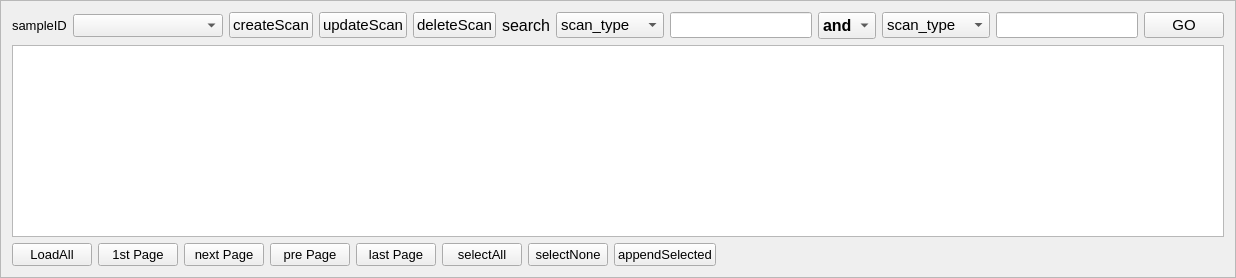
          <widget class="QFrame" name="frame_3">
           <property name="font">
            <font>
             <family>MS Shell Dlg 2</family>
             <pointsize>10</pointsize>
            </font>
           </property>
           <property name="frameShape">
            <enum>QFrame::StyledPanel</enum>
           </property>
           <property name="frameShadow">
            <enum>QFrame::Raised</enum>
           </property>
           <layout class="QVBoxLayout" name="verticalLayout_2">
            <item>
             <layout class="QHBoxLayout" name="horizontalLayout_15">
              <item>
               <widget class="QLabel" name="label_31">
                <property name="font">
                 <font>
                  <family>MS Shell Dlg 2</family>
                  <pointsize>10</pointsize>
                 </font>
                </property>
                <property name="text">
                 <string>sampleID</string>
                </property>
               </widget>
              </item>
              <item>
               <widget class="QComboBox" name="comboBox_sample_ids">
                <property name="minimumSize">
                 <size>
                  <width>150</width>
                  <height>0</height>
                 </size>
                </property>
                <property name="font">
                 <font>
                  <family>MS Shell Dlg 2</family>
                  <pointsize>10</pointsize>
                 </font>
                </property>
               </widget>
              </item>
              <item>
               <widget class="QPushButton" name="pushButton_new_scan">
                <property name="font">
                 <font>
                  <pointsize>11</pointsize>
                 </font>
                </property>
                <property name="text">
                 <string>createScan</string>
                </property>
               </widget>
              </item>
              <item>
               <widget class="QPushButton" name="pushButton_update_scan_info">
                <property name="font">
                 <font>
                  <family>MS Shell Dlg 2</family>
                  <pointsize>11</pointsize>
                 </font>
                </property>
                <property name="text">
                 <string>updateScan</string>
                </property>
               </widget>
              </item>
              <item>
               <widget class="QPushButton" name="pushButton_delete_scan">
                <property name="font">
                 <font>
                  <family>MS Shell Dlg 2</family>
                  <pointsize>11</pointsize>
                 </font>
                </property>
                <property name="text">
                 <string>deleteScan</string>
                </property>
               </widget>
              </item>
              <item>
               <widget class="QLabel" name="label_9">
                <property name="font">
                 <font>
                  <family>MS Shell Dlg 2</family>
                  <pointsize>12</pointsize>
                 </font>
                </property>
                <property name="text">
                 <string>search</string>
                </property>
               </widget>
              </item>
              <item>
               <widget class="QComboBox" name="comboBox_search_field">
                <property name="sizePolicy">
                 <sizepolicy hsizetype="Preferred" vsizetype="Fixed">
                  <horstretch>0</horstretch>
                  <verstretch>0</verstretch>
                 </sizepolicy>
                </property>
                <property name="minimumSize">
                 <size>
                  <width>100</width>
                  <height>0</height>
                 </size>
                </property>
                <property name="font">
                 <font>
                  <family>MS Shell Dlg 2</family>
                  <pointsize>11</pointsize>
                 </font>
                </property>
                <item>
                 <property name="text">
                  <string>scan_type</string>
                 </property>
                </item>
                <item>
                 <property name="text">
                  <string>other_info</string>
                 </property>
                </item>
                <item>
                 <property name="text">
                  <string>status</string>
                 </property>
                </item>
                <item>
                 <property name="text">
                  <string>data_quality</string>
                 </property>
                </item>
               </widget>
              </item>
              <item>
               <widget class="QLineEdit" name="lineEdit_search_item1">
                <property name="minimumSize">
                 <size>
                  <width>100</width>
                  <height>0</height>
                 </size>
                </property>
                <property name="font">
                 <font>
                  <family>MS Shell Dlg 2</family>
                  <pointsize>11</pointsize>
                 </font>
                </property>
               </widget>
              </item>
              <item>
               <widget class="QComboBox" name="comboBox_logic">
                <property name="font">
                 <font>
                  <pointsize>12</pointsize>
                  <weight>75</weight>
                  <bold>true</bold>
                 </font>
                </property>
                <item>
                 <property name="text">
                  <string>and</string>
                 </property>
                </item>
                <item>
                 <property name="text">
                  <string>or</string>
                 </property>
                </item>
                <item>
                 <property name="text">
                  <string>nor</string>
                 </property>
                </item>
               </widget>
              </item>
              <item>
               <widget class="QComboBox" name="comboBox_search_field2">
                <property name="font">
                 <font>
                  <pointsize>11</pointsize>
                 </font>
                </property>
                <item>
                 <property name="text">
                  <string>scan_type</string>
                 </property>
                </item>
                <item>
                 <property name="text">
                  <string>other_info</string>
                 </property>
                </item>
                <item>
                 <property name="text">
                  <string>status</string>
                 </property>
                </item>
                <item>
                 <property name="text">
                  <string>data_quality</string>
                 </property>
                </item>
               </widget>
              </item>
              <item>
               <widget class="QLineEdit" name="lineEdit_search_item2">
                <property name="font">
                 <font>
                  <pointsize>11</pointsize>
                 </font>
                </property>
               </widget>
              </item>
              <item>
               <widget class="QPushButton" name="pushButton_search">
                <property name="font">
                 <font>
                  <family>MS Shell Dlg 2</family>
                  <pointsize>11</pointsize>
                 </font>
                </property>
                <property name="text">
                 <string>GO</string>
                </property>
               </widget>
              </item>
             </layout>
            </item>
            <item>
             <widget class="QTableView" name="tableView_data_info">
              <property name="font">
               <font>
                <family>MS Shell Dlg 2</family>
                <pointsize>10</pointsize>
               </font>
              </property>
              <property name="sortingEnabled">
               <bool>true</bool>
              </property>
             </widget>
            </item>
            <item>
             <layout class="QHBoxLayout" name="horizontalLayout_14">
              <item>
               <widget class="QPushButton" name="pushButton_load_all">
                <property name="font">
                 <font>
                  <family>MS Shell Dlg 2</family>
                  <pointsize>10</pointsize>
                 </font>
                </property>
                <property name="text">
                 <string>LoadAll</string>
                </property>
               </widget>
              </item>
              <item>
               <widget class="QPushButton" name="pushButton_2">
                <property name="font">
                 <font>
                  <family>MS Shell Dlg 2</family>
                  <pointsize>10</pointsize>
                 </font>
                </property>
                <property name="text">
                 <string>1st Page</string>
                </property>
               </widget>
              </item>
              <item>
               <widget class="QPushButton" name="pushButton_next_page">
                <property name="font">
                 <font>
                  <family>MS Shell Dlg 2</family>
                  <pointsize>10</pointsize>
                 </font>
                </property>
                <property name="text">
                 <string>next Page</string>
                </property>
               </widget>
              </item>
              <item>
               <widget class="QPushButton" name="pushButton_pre_page">
                <property name="font">
                 <font>
                  <family>MS Shell Dlg 2</family>
                  <pointsize>10</pointsize>
                 </font>
                </property>
                <property name="text">
                 <string>pre Page</string>
                </property>
               </widget>
              </item>
              <item>
               <widget class="QPushButton" name="pushButton_last_page">
                <property name="font">
                 <font>
                  <family>MS Shell Dlg 2</family>
                  <pointsize>10</pointsize>
                 </font>
                </property>
                <property name="text">
                 <string>last Page</string>
                </property>
               </widget>
              </item>
              <item>
               <widget class="QPushButton" name="pushButton_select_all">
                <property name="text">
                 <string>selectAll</string>
                </property>
               </widget>
              </item>
              <item>
               <widget class="QPushButton" name="pushButton_select_none">
                <property name="text">
                 <string>selectNone</string>
                </property>
               </widget>
              </item>
              <item>
               <widget class="QPushButton" name="pushButton_append_fileds">
                <property name="text">
                 <string>appendSelected</string>
                </property>
               </widget>
              </item>
              <item>
               <spacer name="horizontalSpacer_3">
                <property name="orientation">
                 <enum>Qt::Horizontal</enum>
                </property>
                <property name="sizeHint" stdset="0">
                 <size>
                  <width>40</width>
                  <height>20</height>
                 </size>
                </property>
               </spacer>
              </item>
             </layout>
            </item>
           </layout>
          </widget>
